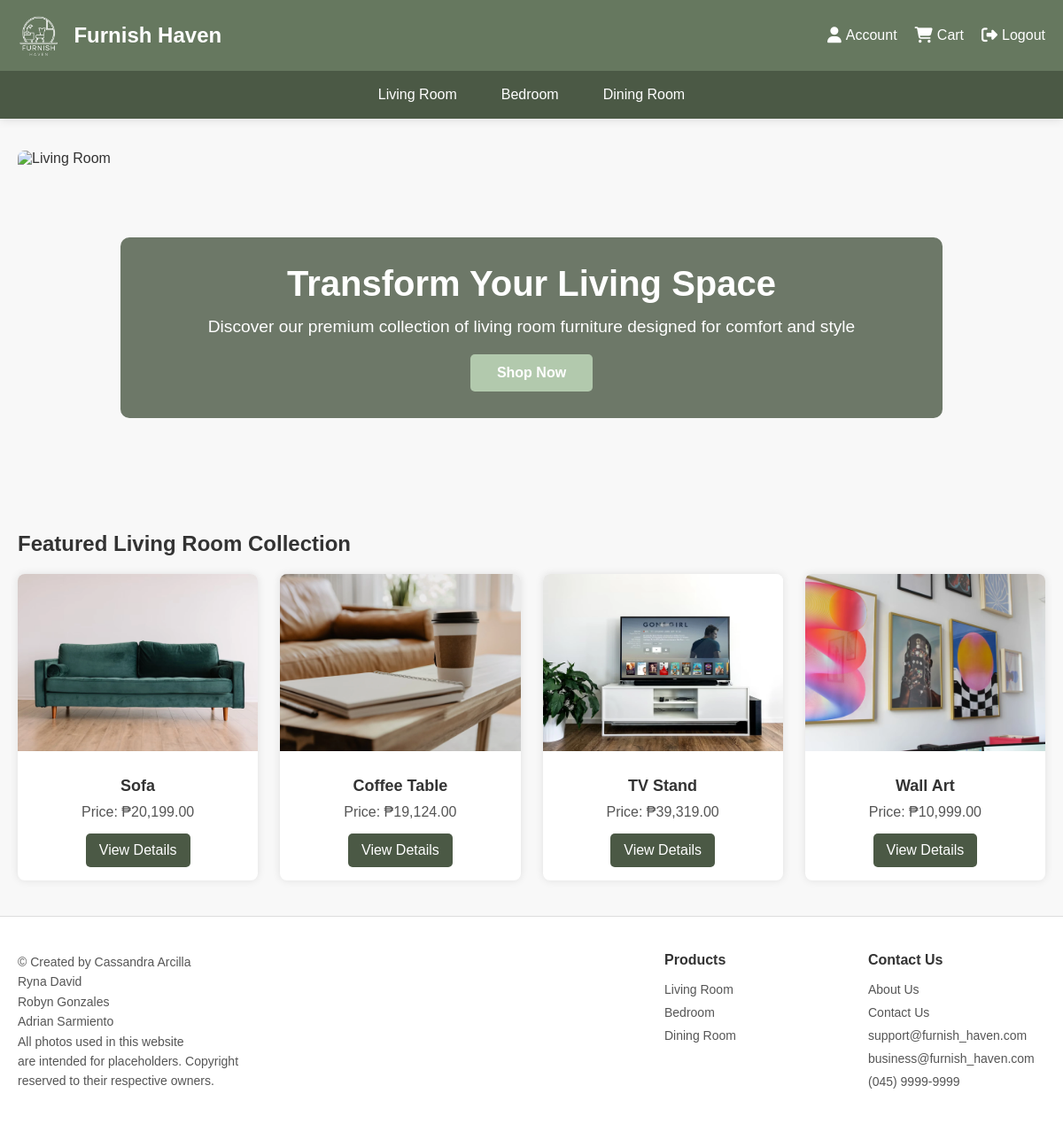
Page /living_room.php on the committed database.
### tables this page shows
CREATE TABLE `products` (
  `id` int(11) NOT NULL,
  `main_image` varchar(255) NOT NULL,
  `name` varchar(100) NOT NULL,
  `price` decimal(10,2) NOT NULL,
  `description` text NOT NULL,
  `stock` int(11) DEFAULT 0,
  `category` enum('Living Room','Bedroom','Dining Room') NOT NULL
);

### living_room.php (the view, shortened to what this page needs)
<?php
$servername = "localhost";
$username = "root";
$password = "";
$dbname = "furn_db";
$conn = new mysqli($servername, $username, $password, $dbname);
$products = [];
$sql = "SELECT id, main_image, name, price, description FROM products WHERE category = 'Living Room'";
$result = $conn->query($sql);
if ($result->num_rows > 0) {
    while($row = $result->fetch_assoc()) {
        $products[] = [
            "id" => $row['id'],
            "img" => "uploads/products/" . $row['main_image'],
            "name" => $row['name'],
            "price" => "₱" . number_format($row['price'], 2),
            "description" => $row['description'],
            "dimensions" => "Varies",
            "materials" => "Varies",
            "colors" => [],
            "reviews" => []
        ];
    }
}
$selected_product = null;
?>
<!DOCTYPE html>
<html lang="en">
<head>
    <link rel="stylesheet" href="css/livingroom.css">
    <link rel="stylesheet" href="https://cdnjs.cloudflare.com/ajax/libs/font-awesome/6.6.0/css/all.min.css">
</head>
<body>
    <header class="header">
        <div class="header-container">
            <div class="logo-container">
                <img src="img/logo.png" alt="Furnish Haven Logo" class="logo">
                <a href="home.php" class="logo-text">Furnish Haven</a>
            </div>
            <div class="account-right">
                <a href="account.php"><i class="fas fa-user"></i> Account</a>
                <a href="cart.php"><i class="fas fa-shopping-cart"></i> Cart</a>
                <a href="login.php"><i class="fas fa-sign-out-alt"></i> Logout</a>
            </div>
        </div>
        <div class="nav">
            <div class="nav-container">
                <a href="living_room.php">Living Room</a>
                <a href="bedroom.php">Bedroom</a>
                <a href="dining_room.php">Dining Room</a>
            </div>
        </div>
    </header>
    <div class="container">
        <?php if ($selected_product): ?>
            <div class="product-detail-container">
                <div class="product-gallery">
                    <img id="main-image" src="<?php echo $selected_product['img']; ?>" alt="<?php echo $selected_product['name']; ?>" class="main-image">
                </div>
                <div class="product-info">
                    <h1><?php echo $selected_product['name']; ?></h1>
                    <div class="price"><?php echo $selected_product['price']; ?></div>
                    <div class="description"><?php echo $selected_product['description']; ?></div>
                    <div class="customization-option">
                        <h3>Quantity</h3>
                        <input type="number" min="1" value="1" style="padding: 8px; width: 60px; border: 1px solid #ddd; border-radius: 4px;">
                    </div>
                    <div class="action-buttons">
                        <button class="btn btn-primary" onclick="addToCart()">Add to Cart</button>
                    </div>
                    <div class="shipping-info">
                        <p><strong>Shipping:</strong> Free standard shipping (3-5 business days). Express shipping available at checkout.</p>
                        <p><strong>Returns:</strong> 30-day easy returns. <a href="#">Learn more</a></p>
                    </div>
                </div>
            </div>
            <div class="specs-section">
                <h2>Product Specifications</h2>
                <div class="specs-grid">
                    <div class="spec-item">
                        <h3>Dimensions</h3>
                        <p><?php echo $selected_product['dimensions']; ?></p>
                    </div>
                    <div class="spec-item">
                        <h3>Materials</h3>
                        <p><?php echo $selected_product['materials']; ?></p>
                    </div>
                </div>
            </div>
        <?php else: ?>
            <div class="hero">
                <img src="img/livingroom.avif" alt="Living Room" class="hero-image">
                <div class="hero-content">
                    <h1>Transform Your Living Space</h1>
                    <p>Discover our premium collection of living room furniture designed for comfort and style</p>
                    <a href="#featured" class="hero-btn">Shop Now</a>
                </div>
            </div>
            <h2 id="featured">Featured Living Room Collection</h2>
            <?php if (!$selected_product): ?>
    <div class="product-grid">
        <?php foreach ($products as $product): ?>
            <div class="product-card">
                <img src="<?php echo $product['img']; ?>" alt="<?php echo $product['name']; ?>">
                <div class="product-card-content">
                    <h3><?php echo $product['name']; ?></h3>
                    <p>Price: <?php echo $product['price']; ?></p>
                    <a href="product_details.php?id=<?php echo $product['id']; ?>">View Details</a>
                </div>
            </div>
        <?php endforeach; ?>
    </div>
<?php endif; ?>
        <?php endif; ?>
    </div>
    <footer class="footer">
        <div class="footer-container">
            <div class="footer-copyright">
                <p>
                    © Created by Cassandra Arcilla<br>
                    Ryna David<br>
                    Robyn Gonzales<br>
                    Adrian Sarmiento<br>
                    All photos used in this website<br>
                    are intended for placeholders. Copyright<br>
                    reserved to their respective owners.
                </p>
            </div>
            <div class="footer-column">
                <h3>Products</h3>
                <ul>
                    <li><a href="living_room.php">Living Room</a></li>
                    <li><a href="bedroom.php">Bedroom</a></li>
                    <li><a href="dining_room.php">Dining Room</a></li>
                </ul>
            </div>
            <div class="footer-column">
                <h3>Contact Us</h3>
                <ul>
                    <li><a href="about.php">About Us</a></li>
                    <li><a href="contact.php">Contact Us</a></li>
                    <li><a href="mailto:support@homify.com">support@furnish_haven.com</a></li>
                    <li><a href="mailto:business@homify.com">business@furnish_haven.com</a></li>
                    <li><a href="tel:04599999999">(045) 9999-9999</a></li>
                </ul>
            </div>
        </div>
    </footer>
</body>
</html>

### css/livingroom.css (style rules this page uses)
:root { --primary-color: #4B5945; --secondary-color: #66785F; --light-accent: #B2C9AD; --lighter-accent: #91AC8F; --white: #ffffff; --light-gray: #f8f8f8; --medium-gray: #dddddd; --dark-gray: #555555; --black: #333333; }
* { margin: 0; padding: 0; box-sizing: border-box; }
body { font-family: Arial, sans-serif; background: var(--light-gray); color: var(--black); padding-top: 150px; }
.header { position: fixed; top: 0; left: 0; width: 100%; background: var(--secondary-color); color: var(--white); z-index: 1000; box-shadow: 0 2px 10px rgba(0,0,0,0.1); }
.header-container { display: flex; justify-content: space-between; align-items: center; padding: 15px 20px; max-width: 1200px; margin: 0 auto; }
.logo-container { display: flex; align-items: center; gap: 15px; }
.logo { height: 50px; width: auto; }
.logo-text { font-size: 1.5rem; font-weight: bold; color: var(--white); text-decoration: none; }
.account-right { display: flex; align-items: center; gap: 20px; }
.account-right a { color: var(--white); text-decoration: none; font-size: 16px; display: flex; align-items: center; gap: 5px; transition: color 0.3s; }
.account-right i { font-size: 18px; }
.nav { background: var(--primary-color); padding: 10px 0; }
.nav-container { max-width: 1200px; margin: 0 auto; display: flex; justify-content: center; gap: 20px; }
.nav a { color: var(--white); text-decoration: none; padding: 8px 15px; font-size: 16px; transition: background-color 0.3s; border-radius: 4px; }
.container { max-width: 1200px; margin: 0 auto; padding: 20px; min-height: calc(100vh - 300px); }
.hero { position: relative; height: 400px; overflow: hidden; margin-bottom: 30px; border-radius: 8px; }
.hero-image { width: 100%; height: 100%; object-fit: cover; }
.hero-content { position: absolute; top: 50%; left: 50%; transform: translate(-50%, -50%); text-align: center; color: var(--white); width: 80%; background-color: rgba(75, 89, 69, 0.8); padding: 30px; border-radius: 10px; }
.hero h1 { font-size: 2.5rem; margin-bottom: 15px; }
.hero p { font-size: 1.2rem; margin-bottom: 20px; }
.hero-btn { display: inline-block; padding: 12px 30px; background-color: var(--light-accent); color: var(--white); text-decoration: none; border-radius: 5px; font-weight: bold; transition: background-color 0.3s; }
.product-grid { display: grid; grid-template-columns: repeat(auto-fill, minmax(250px, 1fr)); gap: 25px; padding: 20px 0; }
.product-card { background: var(--white); border-radius: 8px; box-shadow: 0 0 10px rgba(0, 0, 0, 0.1); text-align: center; transition: transform 0.3s, box-shadow 0.3s; overflow: hidden; }
.product-card img { width: 100%; height: 200px; object-fit: cover; }
.product-card-content { padding: 15px; }
.product-card h3 { font-size: 18px; margin: 10px 0; color: var(--black); }
.product-card p { font-size: 16px; color: var(--dark-gray); margin-bottom: 15px; }
.product-card a { display: inline-block; padding: 10px 15px; background: var(--primary-color); color: var(--white); text-decoration: none; border-radius: 5px; transition: background-color 0.3s; }
.footer { background-color: var(--white); padding: 40px 0; font-family: Arial, sans-serif; border-top: 1px solid var(--medium-gray); }
.footer-container { max-width: 1200px; margin: 0 auto; display: flex; justify-content: space-between; flex-wrap: wrap; padding: 0 20px; gap: 30px; }
.footer-copyright { flex: 1; min-width: 300px; }
.footer-copyright p { color: var(--dark-gray); font-size: 14px; margin: 0; line-height: 1.6; }
.footer-column { flex: 0 0 200px; }
.footer h3 { color: var(--black); font-size: 16px; margin-bottom: 15px; font-weight: bold; }
.footer ul { list-style: none; }
.footer li { margin-bottom: 8px; }
.footer a { color: var(--dark-gray); text-decoration: none; font-size: 14px; transition: color 0.3s; }

### rows in the picture
products: shows a picture, name "Sofa", price "₱20,199.00"
products: shows a picture, name "Coffee Table", price "₱19,124.00"
products: shows a picture, name "TV Stand", price "₱39,319.00"
products: shows a picture, name "Wall Art", price "₱10,999.00"
